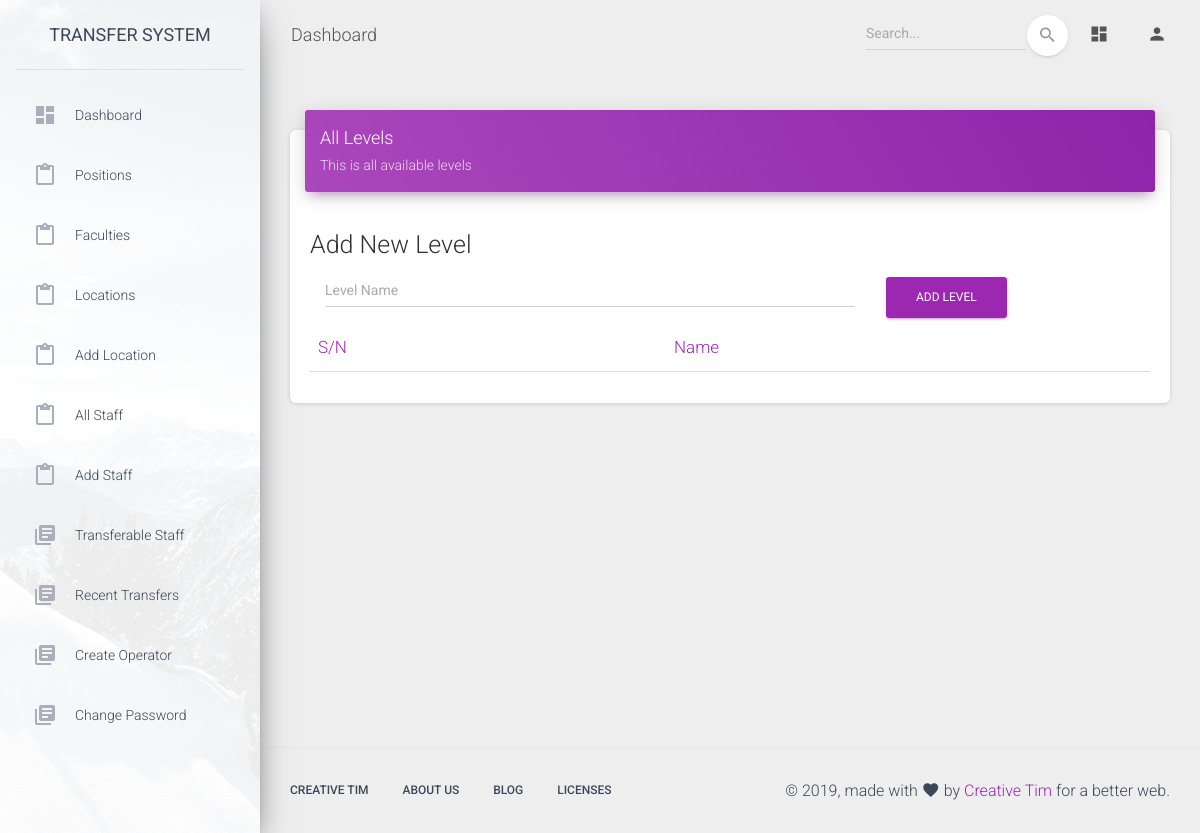
The app's page /admin/levels.php (signed in), older data.
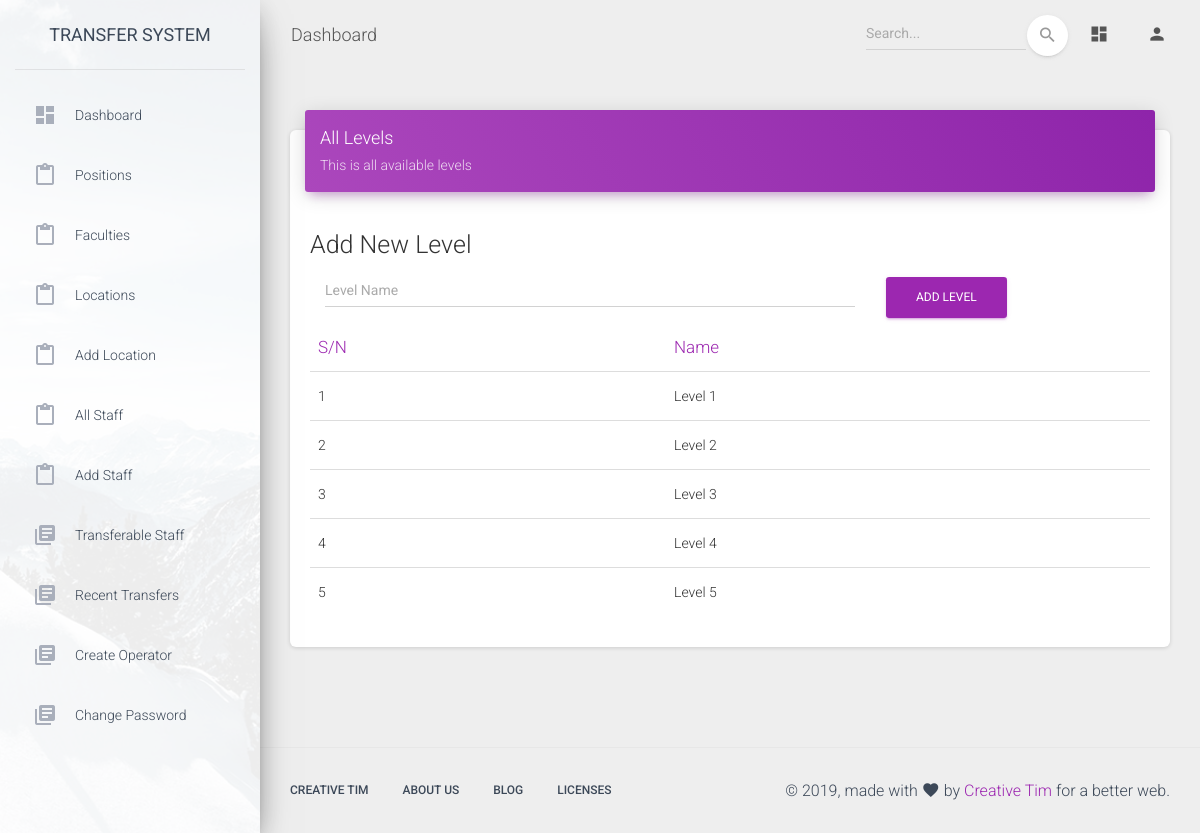
The same page, newer data.
### tables this page shows
CREATE TABLE `levels` (
  `id` int(11) NOT NULL,
  `level_id` varchar(255) DEFAULT NULL,
  `name` varchar(255) DEFAULT NULL,
  `created_at` datetime NOT NULL DEFAULT CURRENT_TIMESTAMP
);

### app/classes/Admin.php (called while the page is built, shortened)
<?php
class Admin extends Master
{
    public function get_levels(){
        $data = "*";
        $table = "levels";
        $levels = $this->getAllData($data,$table);
        return empty($levels)? [] : $levels;
    }
}

### app/classes/Master.php (called while the page is built, shortened)
<?php
class Master
{
    protected $db;
    function __construct($db_conn){
        $this->db = $db_conn;
    }
    public function getAllData($data, $table, $where = '')
    {
        $settings_data=array();
        try {
            if ($data != '*') {
                $selections = implode(', ', $data);
            } else {
                $selections = '*';
            }
            $stmt = $this->db->prepare("SELECT {$selections} FROM `$table` " . $where . "");
            $stmt->execute();
            $settings_data = $stmt->fetchAll(PDO::FETCH_ASSOC);
            if ($stmt->rowCount() > 0) {
                return $settings_data;
            }
        } catch (PDOException $e) {
            return $settings_data;
        }
    }
}

### admin/levels.php (the view, shortened to what this page needs)
<?php
include '../app/init.php';
$admin = new Admin($db_conn);
$levels = $admin->get_levels();
?>
<!DOCTYPE html>
<html lang="en">
<head>
    <link rel="stylesheet" href="https://maxcdn.bootstrapcdn.com/font-awesome/latest/css/font-awesome.min.css">
    <link href="../assets/css/material-dashboard.css?v=2.1.1" rel="stylesheet" />
    <link href="../assets/demo/demo.css" rel="stylesheet" />
    <link rel="stylesheet" type="text/css" href="https://cdn.datatables.net/v/dt/dt-1.10.18/datatables.min.css"/>
</head>
<body class="">
<div class="wrapper ">
    <?php include 'includes/sidebar.php' ?>
    <div class="main-panel">
        <?php include 'includes/header.php' ?>
        <div class="content">
            <div class="container-fluid">
                <div class="row">
                    <div class="col-md-12">
                        <div class="card">
                            <div class="card-header card-header-primary">
                                <h4 class="card-title ">All Levels</h4>
                                <p class="card-category"> This is all available levels </p>
                            </div>
                            <div class="card-body">
                                <h3>Add New Level</h3>
                                <form action="" id="newLevel" class="row">
                                    <div class="form-gorup col-8">
                                        <input type="text" name="name" placeholder="Level Name" class="form-control">
                                    </div>
                                    <div class="col-3">
                                        <button type="submit" class="btn btn-primary">Add Level</button>
                                    </div>
                                </form>
                                <div class="table-responsive">
                                    <table class="table" id="staff">
                                        <thead class=" text-primary">
                                        <th>
                                            S/N
                                        </th>
                                        <th>
                                            Name
                                        </th>
                                        </thead>
                                        <tbody>
                                        <?php
                                        $count = 0;
                                        if(!empty($levels) && count($levels) > 0){
                                            foreach ($levels as $level){
                                                ?>
                                                <tr>
                                                    <td>
                                                        <?= ++$count; ?>
                                                    </td>
                                                    <td>
                                                        <?= $level['name'] ?>
                                                    </td>
                                                </tr>
                                            <?php   }
                                        } ?>
                                        </tbody>
                                    </table>
                                </div>
                            </div>
                        </div>
                    </div>
                </div>
            </div>
        </div>
        <?php include 'includes/footer.php' ?>
    </div>
</div>
</body>
</html>

Row changes from the older to the newer data that the page shows:
added levels: name "Level 1"
added levels: name "Level 2"
added levels: name "Level 3"
added levels: name "Level 4"
added levels: name "Level 5"
